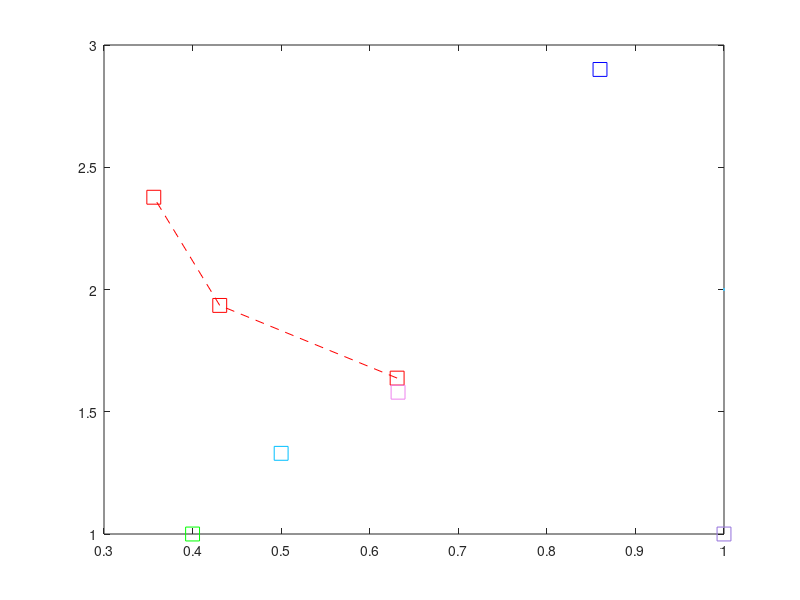

This figure's MATLAB source: (Note: this script raises an error after producing the figure.)
clc;
clear all;
close all;

x=[0.630954634,0.430663221,0.356214156];
y=[1.6376,1.9349,2.3774];
%xi = [x(1):0.0000001:x(end)];
%vid=interp1(x,y,xi,'pchip');
%figure;
%
x_emd=[0.86];
y_emd=[2.9];


x_femd=[1];
y_femd=[1];


x_hemd=[0.632];
y_hemd=[1.58];


x_appm=[0.5];
y_appm=[1.33];


x_2F=[0.4];
y_2F=[1];

figure;

%plot(x,y,'r', LineWidth=3)
plot(x, y, '--gs', 'Color', 'Red','MarkerSize',10,LineWidth=2);

hold on

plot(x_emd, y_emd, 'gs', 'Color', 'Blue','MarkerSize',10,LineWidth=2);
plot(x_femd, y_femd, 'gs', 'Color', '#9370DB','MarkerSize',10,LineWidth=2);


plot(x_hemd,y_hemd,'gs','Color','#EE82EE','MarkerSize',10,LineWidth=2);
plot(x_appm,y_appm,'gs','Color','#00BFFF','MarkerSize',10,LineWidth=2);
plot(x_2F,y_2F,'gs','Color','green','MarkerSize',10,LineWidth=2);

xlabel('Invers Payload','FontSize',13,FontWeight='bold');
ylabel('Efficiency','FontSize',13,FontWeight='bold');

% Create a legend
legend({'ProposedMethod', 'EMD', 'FEMD',  'HEMD',  'APPM', '2-Functions', },'FontSize',12,'FontWeight','bold');

% Save the figure
saveas(gcf, 'myfig.png', 'png');

% Display the figure
hold off;
%}
